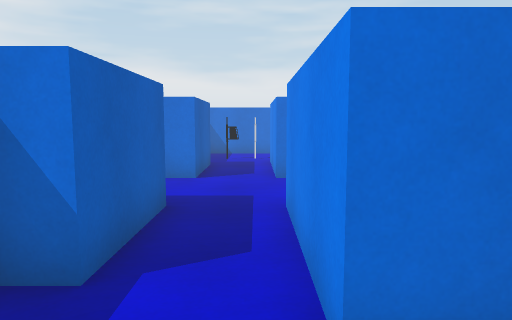
[1] (above)

12 first-person views from a walk through a scene from a Unity 3-D project. The camera is 1.4 m above the floor, tilts 6° down and sees 70° across. The floor is counted in squares, 1 m on a side. Each view is taken from the middle of a square. On the plan, view 1 faces up. The plan holds only what a view shows up to about 16 squares ahead; the rest is blank. The place goes on beyond the plan. The player character is not drawn.

[2]
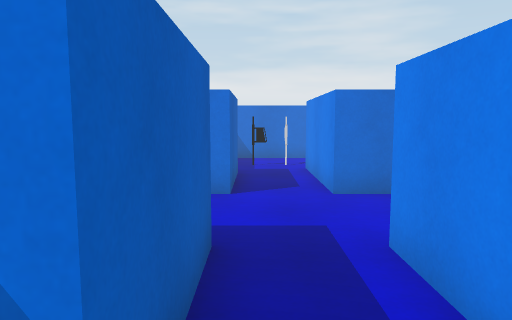

[3]
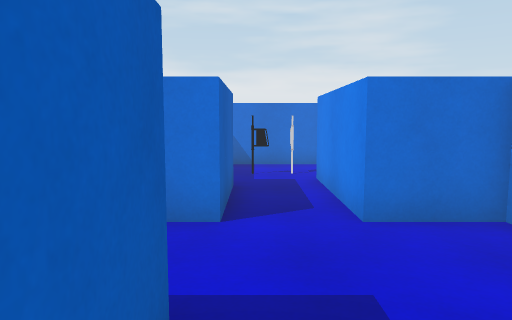

[4]
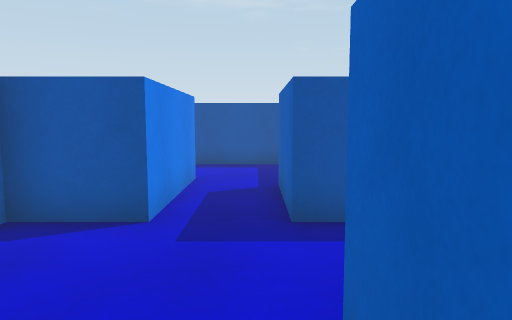

[5]
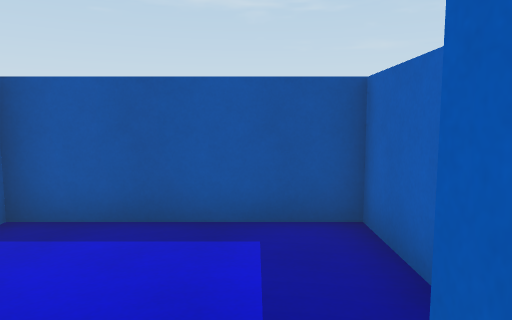

[6]
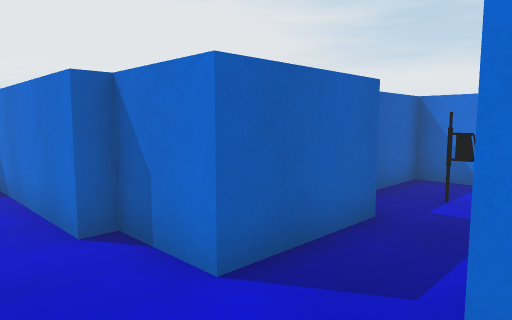

[7]
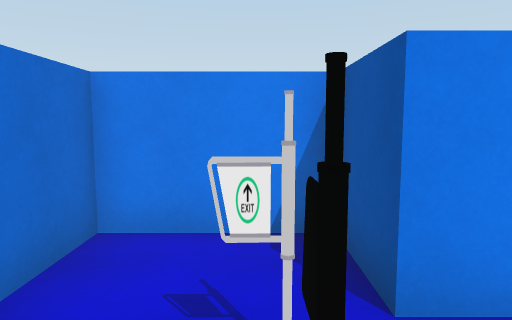

[8]
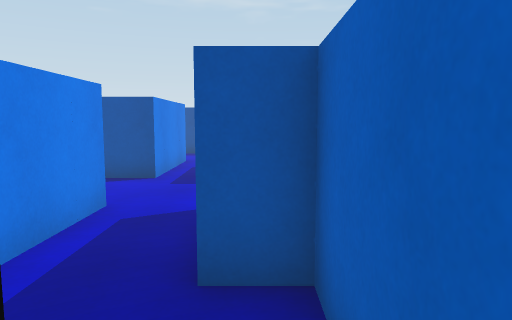

[9]
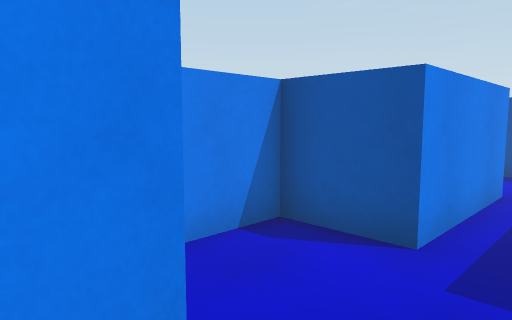

[10]
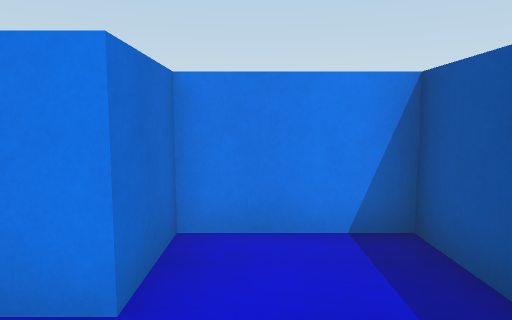

[11]
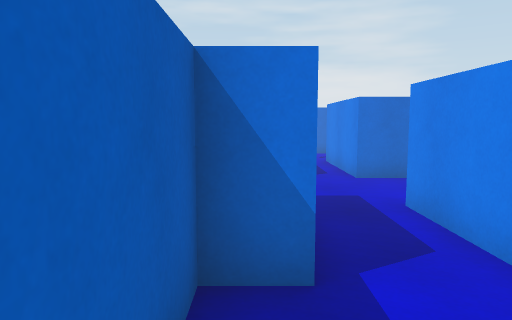

[12]
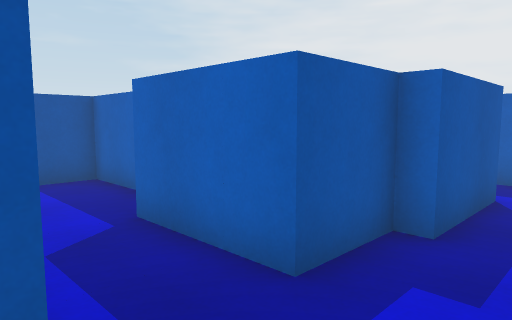

### Floor plan
Points are (right, up) in squares from view 1. A wall is a line through its corners. A room is listed if a view was taken in it or the views show most of it. See-through windows are left out.
Room 1 (views 1, 2, 3, 4, 5, 6, 7, 8, 9, 10, 11, 12)
walls: (-3.5, 6) (-1.5, 6) (-1.5, 3) (-2.5, 3) (-2.5, -1) (2.5, -1) (2.5, 2) (0.5, 2) (0.5, 6) (2.5, 6) (2.5, 9) (0.5, 9) (0.5, 13) (2.5, 13) (2.5, 16) (-2.5, 16) (-2.5, 12) (-1.5, 12) (-1.5, 9) (-3.5, 9); (-3.5, 8.5) (-7.9, 8.5); (-6.6, 6.5) (-3.5, 6.5)
objects: gate (-1, 14) to (0, 14)

Where each view was taken, in squares from view 1:
view 1: 0 up, 0 right, facing up
view 2: 2 up, 1 left, facing up
view 3: 4 up, 1 left, facing up
view 4: 11 up, 1 left, facing down
view 5: 4 up, 1 left, facing down
view 6: 7 up, 1 right, facing up-left
view 7: 14 up, 2 left, facing right
view 8: 15 up, 2 left, facing down
view 9: 10 up, 1 left, facing down-right
view 10: 1 up, 2 left, facing right
view 11: 0 up, 2 left, facing up
view 12: 8 up, 1 right, facing down-left
